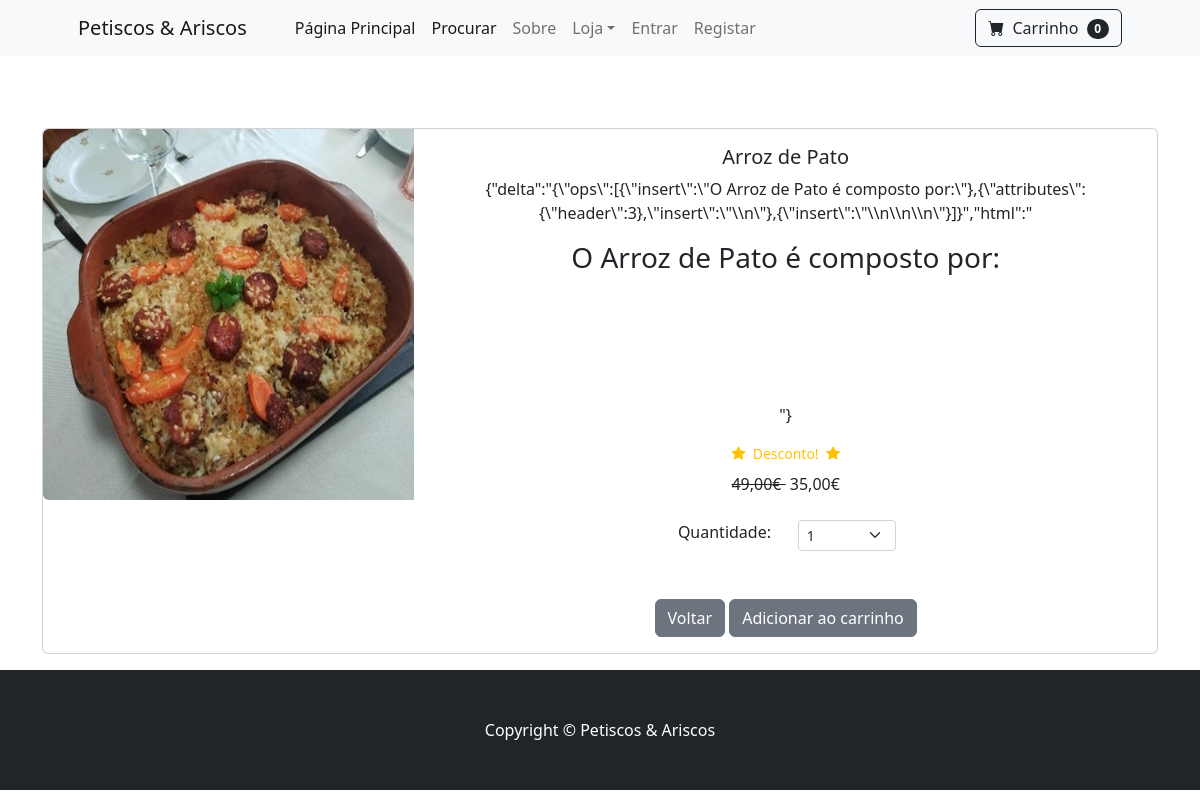
The app's page /t_about_product/19 with its own data.
### mystore/models.py (models this page shows, shortened)
class Products(models.Model):
    name = models.CharField(max_length=100)
    price = MoneyField(max_digits=10, decimal_places=2, default_currency='EUR')
    category = models.ForeignKey(Categories, on_delete=models.CASCADE, default=1)
    description = QuillField(max_length=250, default='', blank=True, null=True)
    image = models.ImageField(upload_to='uploads/product/')
    is_sale = models.BooleanField(default=False)
    sale_price = models.DecimalField(default=0, decimal_places=2, max_digits=6)
    class Meta:
        verbose_name_plural = "Products"

### mystore/views.py (the view)
# urls.py: path('t_about_product/<int:pk>', views.t_about_product, name='t_about_product'),
def t_about_product(request,pk):
    product = Products.objects.get(id=pk)
    return render(request, 't_about_product.html', {'product':product})

### cart/cart.py (called while the page is built)
    def __len__(self):
        return len(self.cart)

### cart/context_processors.py (called while the page is built)
def cart(request):
    return {'cart': Cart(request)}

### mystore/templates/t_about_product.html (shortened to what this page needs)
{% extends 'base.html' %}
{% block content %}
<br/><br/><br/>
<div class="container">
    <div class="card mb-3">
        <div class="row g-0">
          <div class="col-md-4">
            <img src="{{ product.image.url }}" class="img-fluid rounded-start" alt="...">
          </div>
          <div class="col-md-8">
            <div class="card-body">
                <center>
                <h5 class="card-title">{{ product.name }}</h5>
                <p class="card-text">{{ product.description|safe }}</p>
                {% if product.is_sale %}
                <div class="d-flex justify-content-center small text-warning mb-2">
                    <div class="bi-star-fill"></div>&nbsp;&nbsp;Desconto!&nbsp;&nbsp; <div class="bi-star-fill"></div></div>
                    <strike> {{ product.price }}€ </strike> &nbsp;{{ product.sale_price }}€
                {% else %}
                  {{ product.price }}€
                {% endif %}
                  <br/><br/>
                  <div class="row justify-content-center">
                    <div class="col-md-2">Quantidade:</div>
                    <div class="col-md-2">
                    <select class="form-select form-select-sm" id="qty-cart">
                      <option value="1">1</option>
                    </select>
                    </div>
                  </div>
                <br/><br/>
                <a href="{% url 'home' %}" class="btn btn-secondary">Voltar</a>
                <button type="button" value="{{ product.id }}" class="btn btn-secondary" id="add-cart">Adicionar ao carrinho</button>
                </center>
            </div>
          </div>
        </div>
    </div>
</div>
{% endblock %}

### records on screen
Products: image (picture), name "Arroz de Pato", description "{\"delta\":\"{\\\"ops\\\":[{\\\"insert\\\":\\\"O Arroz de Pato é composto por:\\\"},{\\\"attributes\\\":{\\\"header\\\":3},\\\"insert\\\":\\\"\\\\n\\\"},{\\\"insert\\\":\\\"\\\\n\\\\n\\\\n\\\"}]}\",\"html\":\" O Arroz de Pato é composto por: \"}", price "49,00", sale_price "35,00"

### other values on screen
{{ cart|length }} "0"
